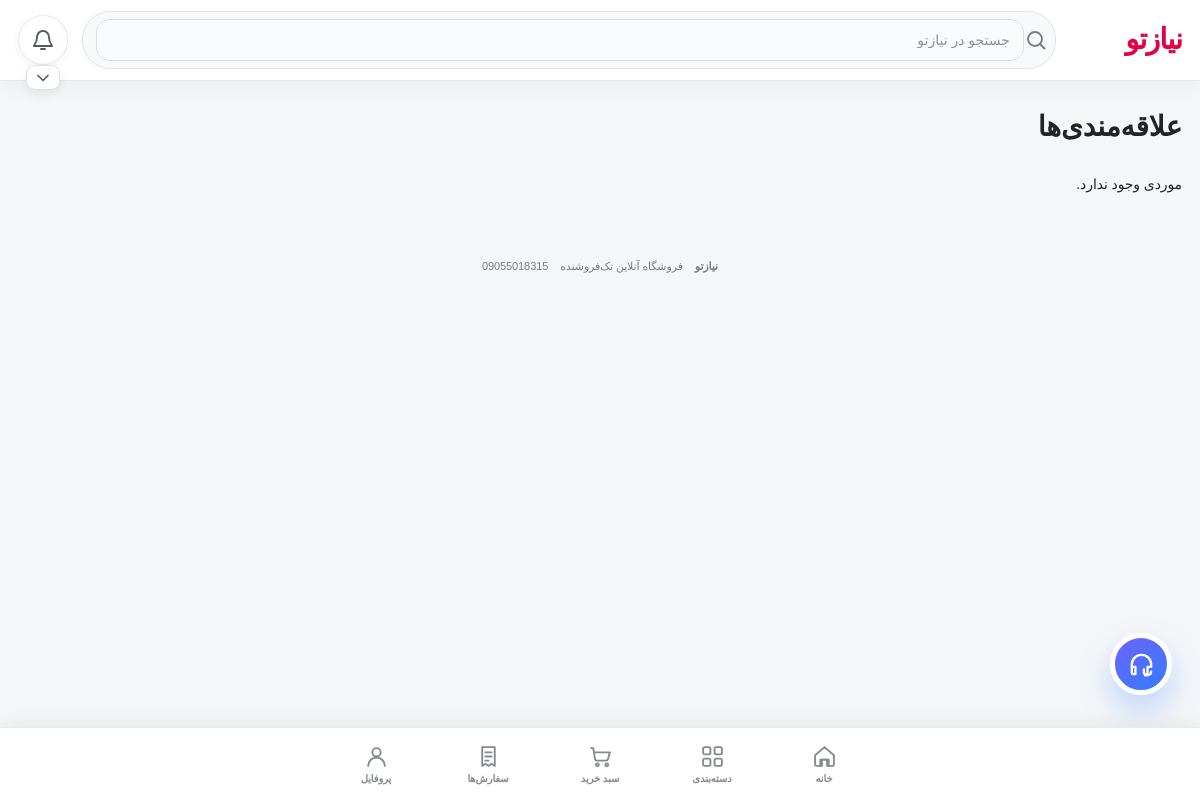
/wishlist, run on the app's committed database.
### app/models.py (models this page shows)
class SiteSetting(db.Model):
    id=db.Column(db.Integer,primary_key=True)
    key=db.Column(db.String(160),unique=True,nullable=False)
    value=db.Column(db.Text,default="")

### app/routes.py (the view)
@main.route("/wishlist")
@login_required
def wishlist():
    ids=[x.product_id for x in Wishlist.query.filter_by(user_id=session["user_id"]).all()]; products=Product.query.filter(Product.id.in_(ids)).all() if ids else []
    return render_template("listing.html",title="علاقه‌مندی‌ها",products=products,discount_for=discount_for)

### app/__init__.py (called while the page is built)
def _setting(key,default=""):
    from .models import SiteSetting
    x=db.session.execute(db.select(SiteSetting).filter_by(key=key)).scalar_one_or_none()
    return x.value if x else default

### app/routes.py (called while the page is built, shortened)
def preview_enabled():
    return PREVIEW_MODE

def ensure_preview_user():
    if not preview_enabled():
        return None
    username="__preview_admin__"
    u=User.query.filter_by(username=username).first()
    if not u:
        u=User(username=username,password_hash=generate_password_hash(secrets.token_urlsafe(24)),phone="",full_name="مدیر نسخه نمایشی",is_admin=True,role="admin",is_active=True)
        db.session.add(u); db.session.commit()
    elif not u.is_admin or not u.is_active:
        u.is_admin=True; u.role="admin"; u.is_active=True; db.session.commit()
    session["user_id"]=u.id
    session["preview_mode"]=True
    return u

def csrf():
    if "_csrf" not in session: session["_csrf"]=secrets.token_urlsafe(32)
    return session["_csrf"]

@main.app_context_processor
def template_globals(): return {"csrf_token":csrf}

@main.before_request
def protect():
    if request.method=="POST" and request.form.get("_csrf")!=session.get("_csrf"): abort(400,"CSRF token invalid")
    if preview_enabled():
        ensure_preview_user()
        return None

def login_required(f):
    @wraps(f)
    def w(*a,**k):
        if preview_enabled():
            ensure_preview_user()
            return f(*a,**k)
        if not session.get("user_id"): return redirect(url_for("main.auth",next=request.path))
        return f(*a,**k)
    return w

### app/templates/listing.html
{% extends "base.html" %}{% block content %}<h1>{{title}}</h1><div class="grid">{% for p in products %}{% include "_product_card.html" %}{% else %}<p>موردی وجود ندارد.</p>{% endfor %}</div>{% endblock %}

### app/templates/base.html (shortened to what this page needs)
<!doctype html><html lang="fa" dir="rtl"><head><link rel="stylesheet" href="{{url_for('static',filename='style.css')}}"></head><body>
<header class="topbar"><div class="topbar-inner"><div class="top-main"><a class="brand" href="{{url_for('main.index')}}">{{site_name or 'نیازتو'}}</a><div class="search-row"><form class="search-box" action="{{url_for('main.shop')}}" method="get"><svg class="svg-icon search-svg"><use href="#i-search"/></svg><input name="q" placeholder="جستجو در {{site_name or 'نیازتو'}}" value="{{request.args.get('q','')}}"></form></div><div class="header-actions"><a class="bell-btn" href="{{url_for('main.notifications')}}" aria-label="اعلان‌ها"><svg class="svg-icon"><use href="#i-bell"/></svg></a><details class="track-menu track-below-bell"><summary aria-label="پیگیری مرسوله"><svg class="svg-icon"><use href="#i-chevron"/></svg></summary></details></div></div></div></header>
<main class="page-wrap">{% with msgs=get_flashed_messages() %}{% for m in msgs %}<div class="flash">{{m}}</div>{% endfor %}{% endwith %}{% block content %}{% endblock %}</main>
<a class="support-fab" href="{{url_for('main.support')}}" aria-label="پشتیبانی"><svg class="fab-headset"><use href="#i-headset"/></svg></a>
<nav class="bottom-nav"><div class="bottom-nav-inner"><a href="{{url_for('main.profile')}}" class="{% if request.endpoint=='main.profile' %}active{% endif %}"><svg class="nav-icon"><use href="#i-user"/></svg><small>پروفایل</small></a><a href="{{url_for('main.orders')}}" class="{% if request.endpoint=='main.orders' %}active{% endif %}"><svg class="nav-icon"><use href="#i-receipt"/></svg><small>سفارش‌ها</small></a><a href="{{url_for('main.cart')}}" class="{% if request.endpoint in ['main.cart','main.checkout'] %}active{% endif %}"><svg class="nav-icon"><use href="#i-cart"/></svg><small>سبد خرید</small></a><a href="{{url_for('main.shop')}}" class="{% if request.endpoint in ['main.shop','main.product'] %}active{% endif %}"><svg class="nav-icon"><use href="#i-grid"/></svg><small>دسته‌بندی</small></a><a href="{{url_for('main.index')}}" class="{% if request.endpoint=='main.index' %}active{% endif %}"><svg class="nav-icon"><use href="#i-home"/></svg><small>خانه</small></a></div></nav><footer><b>{{site_name or 'نیازتو'}}</b><span>فروشگاه آنلاین تک‌فروشنده</span><span>{{support_phone}}</span></footer>
</body></html>

### data on the page
SiteSetting: value "نیازتو", q "جستجو در نیازتو"
SiteSetting: value "09055018315"

### other printed values
{{ title }} "علاقه‌مندی‌ها"
